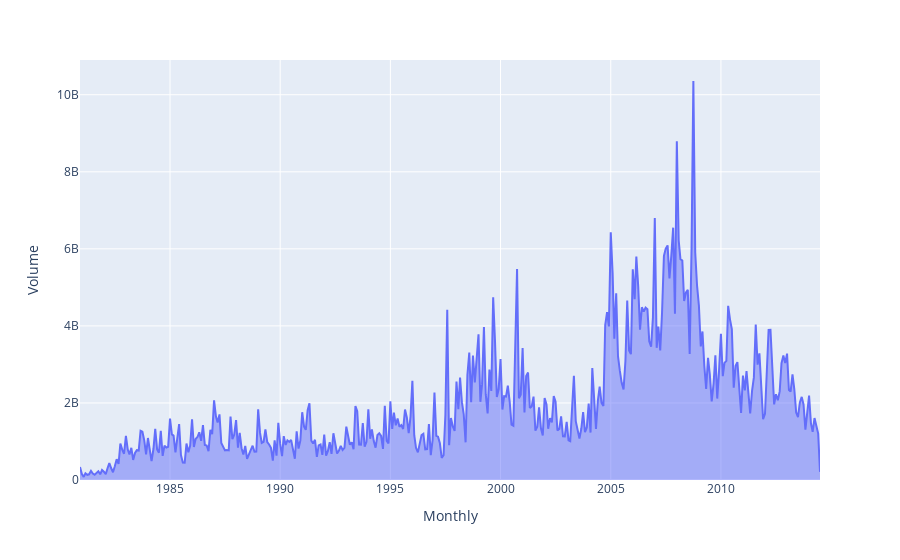

The cell this chart's notebook holds for it:
### Markdown cell above
## Try Again

### Code cell
px.area(x='Monthly', y='Volume', data_frame=dfres)

### Figure 1 — Plotly figure (JSON) as saved in the notebook; plotly's stock layout.template omitted (floating-point values rounded to 4 significant figures; data arrays with more than 128 entries replaced by an {"elided": "..."} marker saying what was removed)
{"data": [{"hovertemplate": "Monthly=%{x}<br>Volume=%{y}<extra></extra>", "legendgroup": "", "line": {"color": "#636efa"}, "marker": {"symbol": "circle"}, "mode": "lines", "name": "", "orientation": "v", "showlegend": false, "stackgroup": "1", "type": "scatter", "x": {"elided": "404 str values"}, "xaxis": "x", "y": {"elided": "404 int values"}, "yaxis": "y"}], "layout": {"autosize": true, "legend": {"tracegroupgap": 0}, "margin": {"t": 60}, "xaxis": {"anchor": "y", "autorange": true, "domain": [0, 1], "range": ["1980-12-01", "2014-07-01"], "title": {"text": "Monthly"}, "type": "date"}, "yaxis": {"anchor": "x", "autorange": true, "domain": [0, 1], "range": [0, 10900000000.0], "title": {"text": "Volume"}, "type": "linear"}}}
